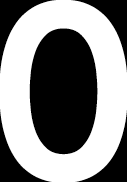
#> input picture tslsr/digits/0.png, 127 x 182 px
$ python -i tslsr.py   (imports and definitions only)   (older library calls are emulated)
#> lines starting #> are read from the running program, lines starting #| are printed output that depends on the picture
import cv2
import numpy as np
from . import utils
import glob

REC_METHOD_TEMPLATE_MATCHING = 0
__DIGIT_TEMPLATES = []

# [130 lines left out: functions __findCircles, __filterRedColor, __extract_sign_roi, __bound_contours, extractDigits, __readDigitTemplates and 2 more, not called in this run]

>>> import cv2
>>> picture = cv2.cvtColor(cv2.imread('digits/0.png'), cv2.COLOR_BGR2RGB)
#> picture is the input picture: shape (182, 127, 3); min 0, max 255, mean 136.5
>>> result = __filterRedColor(picture)
#> in __filterRedColor, `mask1 = cv2.inRange(image_hsv, np.array([0, 100, 65]), np.array([10, 2..`: mask1: shape (182, 127); every value is 0
#> in __filterRedColor, `mask2 = cv2.inRange(image_hsv, np.array([155, 100, 70]), np.array([179..`:
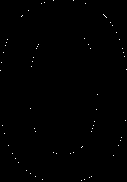
#> mask2: shape (182, 127); 0.3% white in thin lines or dots
